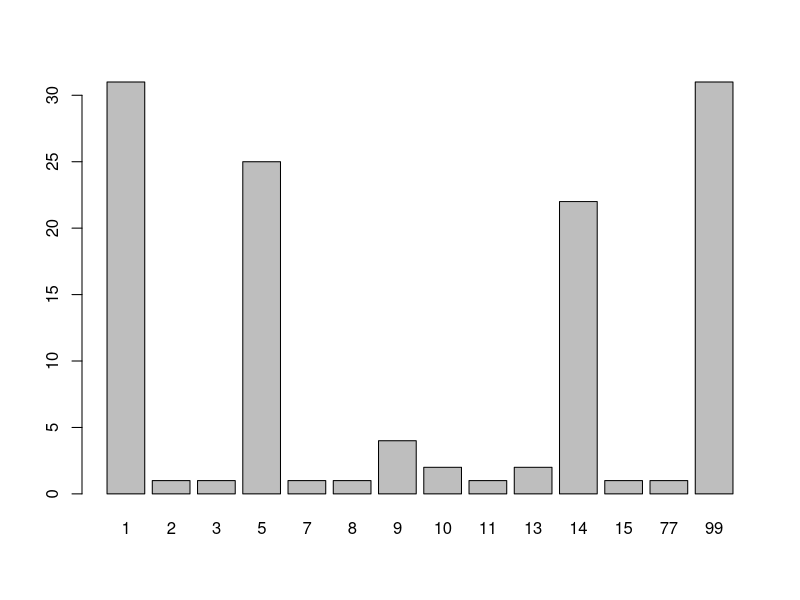
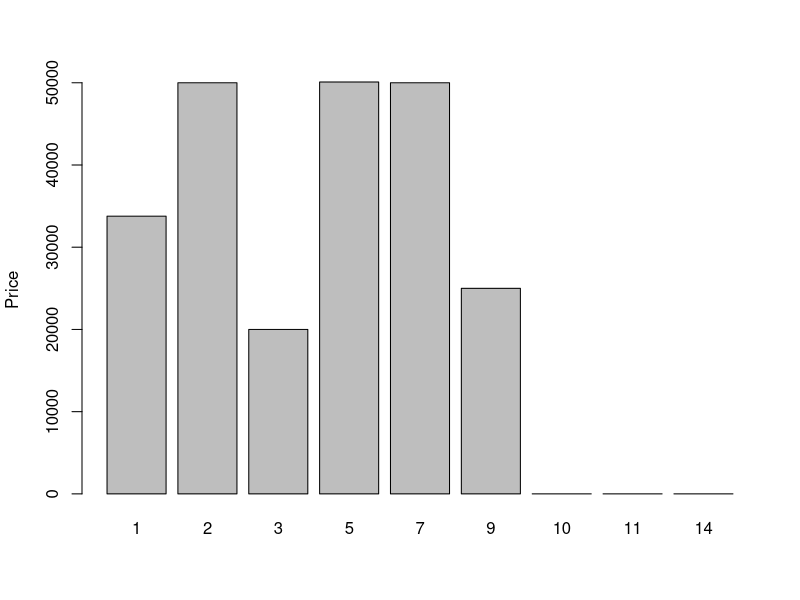

Write R code to recreate these figures, in order.
setwd("/Users/rachel/Dropbox/Sourcing/2. Data/Survey/Cleaned")
#gikondo results
resultsmar14<-read.csv("./HH_mar14_.csv", header=TRUE, sep=",")
resultsmar15<-read.csv("./HH_mar15_.csv", header=TRUE, sep=",")
resultsmar16<-read.csv("./HH_mar16_.csv", header=TRUE, sep=",")
resultsmar17<-read.csv("./HH_mar17_.csv", header=TRUE, sep=",")

#gitega results
resultsmar18<-read.csv("./HH_mar18_.csv", header=TRUE, sep=",")
resultsmar21<-read.csv("./HH_mar21_.csv", header=TRUE, sep=",")



gikresult<-rbind(resultsmar14,resultsmar15, resultsmar16, resultsmar17)

#Gikondo mean cost of current WM practices 
gikemptycost<-gikresult$cost_empty[!gikresult$cost_empty == 99]
gikemptycost1<-gikemptycost[!gikemptycost==0]
gik_mean_emptycostRWF<-mean(gikemptycost1,na.rm=TRUE)
gik_mean_emptycostUSD<-gik_mean_emptycostRWF*0.0013

#counts of empty practice
  gik_counts<-table(gikresult$emptypract)
  barplot(gik_counts)
 
#prices of different emptying practices
  #average price of sealing a latrine then building a new one yourself 
  
  #respondents that chose empty practice 1
  gik_emptypract1<-subset(gikresult,gikresult$emptypract==1)
  gik_costpract1<-gik_emptypract1$cost_empty[!gik_emptypract1$cost_empty==99]
  gikmeancost1<-mean(gik_costpract1,na.rm=TRUE)
  
  gik_emptypract2<-subset(gikresult,gikresult$emptypract==2)
  gik_costpract2<-gik_emptypract2$cost_empty[!gik_emptypract2$cost_empty==99]
  gikmeancost2<-mean(gik_costpract2,na.rm=TRUE)
  
  gik_emptypract3<-subset(gikresult,gikresult$emptypract==3)
  gik_costpract3<-gik_emptypract3$cost_empty[!gik_emptypract3$cost_empty==99]
  gikmeancost3<-mean(gik_costpract3,na.rm=TRUE)
  
  gik_emptypract5<-subset(gikresult,gikresult$emptypract==5)
  gik_costpract5<-gik_emptypract5$cost_empty[!gik_emptypract5$cost_empty==99]
  gikmeancost5<-mean(gik_costpract5,na.rm=TRUE)
  
  gik_emptypract7<-subset(gikresult,gikresult$emptypract==7)
  gik_costpract7<-gik_emptypract7$cost_empty[!gik_emptypract7$cost_empty==99]
  gikmeancost7<-mean(gik_costpract7,na.rm=TRUE)
  
  #removing it because for "hire a builder to empty it and dump the contents in the environment/wetland/drainage area" the only price reported is 0.
  #gik_emptypract8<-subset(gikresult,gikresult$emptypract==8)
  #gik_costpract8<-gik_emptypract8$cost_empty[!gik_emptypract8$cost_empty==99]
  #gikmeancost8<-mean(gik_costpract8,na.rm=TRUE)
  
  gik_emptypract9<-subset(gikresult,gikresult$emptypract==9)
  gik_costpract9<-gik_emptypract9$cost_empty[!gik_emptypract9$cost_empty==99]
  gikmeancost9<-mean(gik_costpract9,na.rm=TRUE)
  
  gik_emptypract10<-subset(gikresult,gikresult$emptypract==10)
  gik_costpract10<-gik_emptypract10$cost_empty[!gik_emptypract10$cost_empty==99]
  gikmeancost10<-mean(gik_costpract10,na.rm=TRUE)
  
  gik_emptypract11<-subset(gikresult,gikresult$emptypract==11)
  gik_costpract11<-gik_emptypract11$cost_empty[!gik_emptypract11$cost_empty==99]
  gikmeancost11<-mean(gik_costpract11,na.rm=TRUE)
  
  gik_emptypract14<-subset(gikresult,gikresult$emptypract==14,na.rm=TRUE)
  gik_costpract14<-gik_emptypract14$cost_empty[!gik_emptypract14$cost_empty==99]
  gikmeancost14<-mean(gik_costpract14,na.rm=TRUE)
  
  gik_emptypract77<-subset(gikresult,gikresult$emptypract==77)
  gik_costpract77<-gik_emptypract77$cost_empty[!gik_emptypract77$cost_empty==99]
  gikmeancost77<-mean(gik_costpract77,na.rm=TRUE)
  
  gik_emptypract99<-subset(gikresult,gikresult$emptypract==99)
  gik_costpract99<-gik_emptypract99$cost_empty[!gik_emptypract99$cost_empty==99]
  gikmeancost99<-mean(gik_costpract99,na.rm=TRUE)
 
labelmeancosts<-c("1","2","3","5","7","9","10","11","14")
gik_meancostempty<-c(gikmeancost1,gikmeancost2,gikmeancost3,gikmeancost5,gikmeancost7,gikmeancost9,gikmeancost10,gikmeancost11,gikmeancost14)

gik_meancostempty
barplot(gik_meancostempty,ylab="Price",names.arg =labelmeancosts)


#where do the NAs in 14 come from? were they entered or generated? 